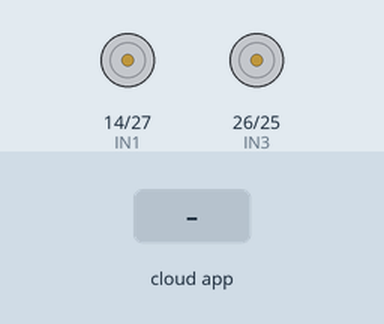
Bench run of a sketch on a simulated ESP32. Parts: motor-driver pin pairs drawn as motors (green arrow = first pin HIGH = forward, orange = second pin HIGH = backward, longer = more drive). The inputs (shaded band) are chosen by the test bench. Nothing arrives over Bluetooth unless stated; the RemoteXY app is connected; what the sketch prints to the serial monitor is not drawn.

Above: at 1.3 s.
1.4 s: the phone or cloud app sets joystick_x to -100
At 2.6 s:
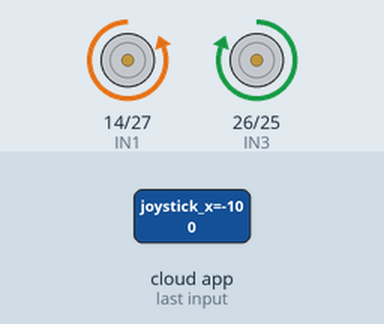
2.9 s: the phone or cloud app sets joystick_y to -100
At 3.7 s:
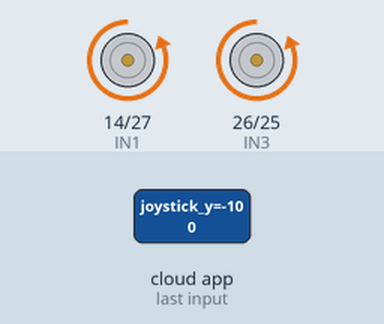
4.4 s: the phone or cloud app sets joystick_y to 100
At 5.6 s:
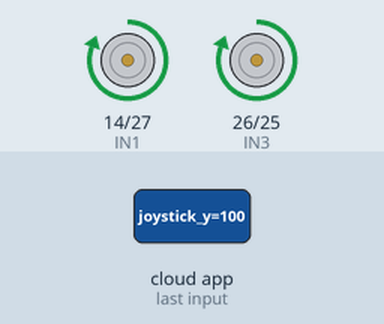
5.9 s: the phone or cloud app sets joystick_y to 0
At 7.1 s:
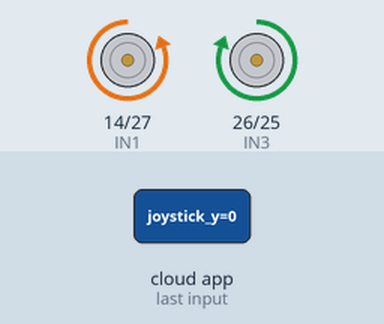
7.4 s: the phone or cloud app sets joystick_x to 100
At 8.4 s:
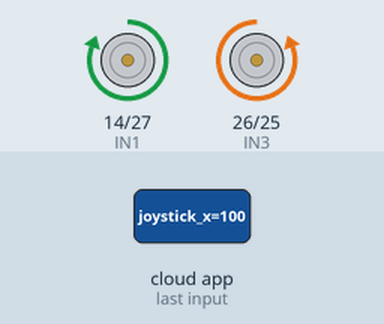
8.9 s: the phone or cloud app sets joystick_x to 0
At 9.4 s:
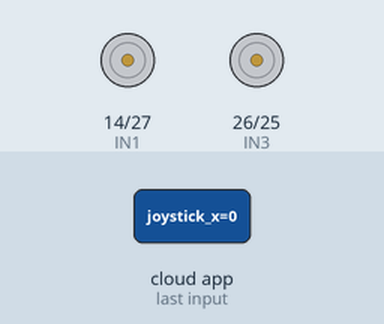
Timing chart, 0 to 11.4 s (numbered marks = the images above; inputs shaded):
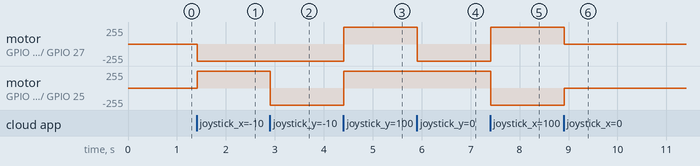

The sketch:

main.ino
```cpp
// (licence header left out)
#define REMOTEXY_MODE__ESP32CORE_BLE
#include <BLEDevice.h>
#define REMOTEXY_BLUETOOTH_NAME "RemoteXY"
#include <RemoteXY.h>

#pragma pack(push, 1)
uint8_t RemoteXY_CONF[] = { // 47 bytes
  255,3,0,1,0,40,0,19,0,0,0,0,31,1,106,200,1,1,3,0,
  5,24,69,60,60,0,2,26,31,1,41,168,24,24,0,36,31,0,70,45,
  7,18,18,16,26,135,0
};

struct {
  int8_t joystick_x; // -100 to 100
  int8_t joystick_y; // -100 to 100
  uint8_t button_stop; // 1=pressed, 0=released
  uint8_t connect_flag; // 1=connected, 0=disconnected
} RemoteXY;
#pragma pack(pop)

#define IN1 14 // 左馬達 IN1
#define IN2 27 // 左馬達 IN2
#define IN3 26 // 右馬達 IN3
#define IN4 25 // 右馬達 IN4

void setup() {
  Serial.begin(115200);
  delay(100);
  Serial.println("Starting BLE initialization...");

  // 初始化 BLE 設備
  BLEDevice::init("RemoteXY");
  Serial.println("BLE Device initialized with name: RemoteXY");

  // 初始化 RemoteXY
  RemoteXY_Init();
  Serial.println("RemoteXY initialized");

  // 設定馬達控制腳位
  pinMode(IN1, OUTPUT);
  pinMode(IN2, OUTPUT);
  pinMode(IN3, OUTPUT);
  pinMode(IN4, OUTPUT);
  stopMotors();
  Serial.println("Motor pins configured. Setup complete.");
}

void loop() {
  RemoteXY_Handler();
  static uint8_t last_connect_flag = 0;
  static unsigned long last_print = 0;

  // 檢查連線狀態變化
  if (RemoteXY.connect_flag != last_connect_flag) {
    last_connect_flag = RemoteXY.connect_flag;
    Serial.print("Connection: ");
    Serial.println(RemoteXY.connect_flag ? "Connected" : "Disconnected");
  }

  // 每 500ms 輸出狀態
  if (millis() - last_print >= 500) {
    last_print = millis();
    Serial.print("Connect Flag: "); Serial.println(RemoteXY.connect_flag);
    Serial.print("Joystick X: "); Serial.print(RemoteXY.joystick_x);
    Serial.print(", Y: "); Serial.print(RemoteXY.joystick_y);
    Serial.print(", Stop Button: "); Serial.println(RemoteXY.button_stop);
  }

  // 決定馬達指令
  char command = 'S'; // 預設停止
  if (RemoteXY.connect_flag) {
    if (RemoteXY.button_stop == 1) {
      command = 'S'; // 停止按鈕優先
    } else {
      // 根據搖桿位置設定指令
      if (RemoteXY.joystick_y > 10) {
        command = 'F'; // 前進
      } else if (RemoteXY.joystick_y < -10) {
        command = 'B'; // 後退
      } else if (RemoteXY.joystick_x < -10) {
        command = 'L'; // 左轉
      } else if (RemoteXY.joystick_x > 10) {
        command = 'R'; // 右轉
      }
    }
  }

  // 使用 switch 處理馬達控制
  int speed = RemoteXY.connect_flag ? map(max(abs(RemoteXY.joystick_y), abs(RemoteXY.joystick_x)), 0, 100, 0, 255) : 0;
  Serial.print("Command: "); Serial.print(command);
  Serial.print(", Speed: "); Serial.println(speed);
  switch (command) {
    case 'F': // 前進
      goForward(speed);
      Serial.println("Going Forward");
      break;
    case 'B': // 後退
      goBackward(speed);
      Serial.println("Going Backward");
      break;
    case 'L': // 左轉
      turnLeft(speed);
      Serial.println("Turning Left");
      break;
    case 'R': // 右轉
      turnRight(speed);
      Serial.println("Turning Right");
      break;
    case 'S': // 停止
    default: // 未連線或無效指令
      stopMotors();
      Serial.println(RemoteXY.connect_flag ? "Stopped" : "Stopped (Disconnected)");
      break;
  }
  delay(10);
}

// 馬達控制函式
void stopMotors() {
  digitalWrite(IN1, LOW);
  digitalWrite(IN2, LOW);
  digitalWrite(IN3, LOW);
  digitalWrite(IN4, LOW);
  Serial.println("Motors: IN1=0, IN2=0, IN3=0, IN4=0");
}

void goForward(int speed) {
  analogWrite(IN1, speed);
  digitalWrite(IN2, LOW);
  analogWrite(IN3, speed);
  digitalWrite(IN4, LOW);
  Serial.print("Forward: IN1="); Serial.print(speed);
  Serial.print(", IN2=0, IN3="); Serial.print(speed);
  Serial.println(", IN4=0");
}

void goBackward(int speed) {
  digitalWrite(IN1, LOW);
  analogWrite(IN2, speed);
  digitalWrite(IN3, LOW);
  analogWrite(IN4, speed);
  Serial.print("Backward: IN1=0, IN2="); Serial.print(speed);
  Serial.print(", IN3=0, IN4="); Serial.println(speed);
}

void turnLeft(int speed) {
  digitalWrite(IN1, LOW);
  analogWrite(IN2, speed);
  analogWrite(IN3, speed);
  digitalWrite(IN4, LOW);
  Serial.print("Left: IN1=0, IN2="); Serial.print(speed);
  Serial.print(", IN3="); Serial.print(speed);
  Serial.println(", IN4=0");
}

void turnRight(int speed) {
  analogWrite(IN1, speed);
  digitalWrite(IN2, LOW);
  digitalWrite(IN3, LOW);
  analogWrite(IN4, speed);
  Serial.print("Right: IN1="); Serial.print(speed);
  Serial.print(", IN2=0, IN3=0, IN4="); Serial.println(speed);
}
```

Measured:
- after the input at 1.4 s, motor on GPIO 14 (IN1) / GPIO 27 (IN2): stopped → backward 255/255 at once; motor on GPIO 26 (IN3) / GPIO 25 (IN4): stopped → forward 255/255 at once
- after the input at 2.9 s, motor on GPIO 26 (IN3) / GPIO 25 (IN4): forward 255/255 → backward 255/255 at once
- after the input at 4.4 s, motor on GPIO 14 (IN1) / GPIO 27 (IN2), motor on GPIO 26 (IN3) / GPIO 25 (IN4): backward 255/255 → forward 255/255 at once
- after the input at 5.9 s, motor on GPIO 14 (IN1) / GPIO 27 (IN2): forward 255/255 → backward 255/255 at once
- after the input at 7.4 s, motor on GPIO 14 (IN1) / GPIO 27 (IN2): backward 255/255 → forward 255/255 at once; motor on GPIO 26 (IN3) / GPIO 25 (IN4): forward 255/255 → backward 255/255 at once
- after the input at 8.9 s, motor on GPIO 14 (IN1) / GPIO 27 (IN2): forward 255/255 → stopped at once; motor on GPIO 26 (IN3) / GPIO 25 (IN4): backward 255/255 → stopped at once
